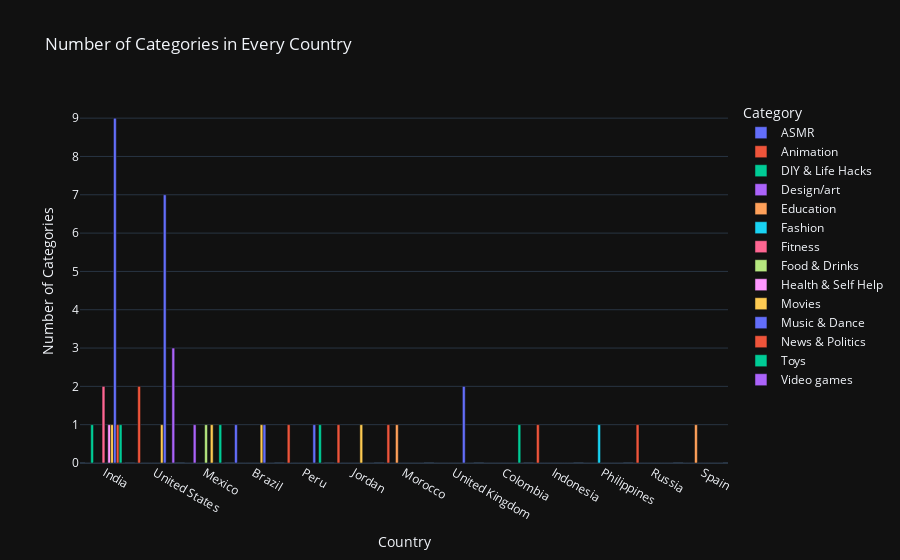

The code cell stored with this chart in its notebook:
### Code cell
import plotly.express as px
# Taking first 100 rows for better visualization
df_100 = df.head(50)
# Group by 'Country' and 'Category', then count the occurrences
grouped_df = df_100.groupby(['Country', 'Category']).size().reset_index(name='counts')

# Pivot the DataFrame to have countries as rows and categories as columns
pivot_df = grouped_df.pivot(index='Country', columns='Category', values='counts').fillna(0)

# Plot using Plotly Express
fig = px.bar(pivot_df, barmode='group', title="Number of Categories in Every Country")

# Update layout for better readability
fig.update_layout(xaxis_title="Country", yaxis_title="Number of Categories", xaxis={'categoryorder':'total descending'})

fig.show()

### Figure 1 — Plotly figure (JSON) as saved in the notebook; plotly's stock layout.template omitted (floating-point values rounded to 4 significant figures)
{"data": [{"alignmentgroup": "True", "hovertemplate": "Category=ASMR<br>Country=%{x}<br>value=%{y}<extra></extra>", "legendgroup": "ASMR", "marker": {"color": "#636efa", "pattern": {"shape": ""}}, "name": "ASMR", "offsetgroup": "ASMR", "orientation": "v", "showlegend": true, "textposition": "auto", "x": ["Brazil", "Colombia", "India", "Indonesia", "Jordan", "Mexico", "Morocco", "Peru", "Philippines", "Russia", "Spain", "United Kingdom", "United States"], "xaxis": "x", "y": [1.0, 0.0, 0.0, 0.0, 0.0, 0.0, 0.0, 0.0, 0.0, 0.0, 0.0, 0.0, 0.0], "yaxis": "y", "type": "bar"}, {"alignmentgroup": "True", "hovertemplate": "Category=Animation<br>Country=%{x}<br>value=%{y}<extra></extra>", "legendgroup": "Animation", "marker": {"color": "#EF553B", "pattern": {"shape": ""}}, "name": "Animation", "offsetgroup": "Animation", "orientation": "v", "showlegend": true, "textposition": "auto", "x": ["Brazil", "Colombia", "India", "Indonesia", "Jordan", "Mexico", "Morocco", "Peru", "Philippines", "Russia", "Spain", "United Kingdom", "United States"], "xaxis": "x", "y": [0.0, 0.0, 0.0, 1.0, 1.0, 0.0, 1.0, 1.0, 0.0, 1.0, 0.0, 0.0, 2.0], "yaxis": "y", "type": "bar"}, {"alignmentgroup": "True", "hovertemplate": "Category=DIY & Life Hacks<br>Country=%{x}<br>value=%{y}<extra></extra>", "legendgroup": "DIY & Life Hacks", "marker": {"color": "#00cc96", "pattern": {"shape": ""}}, "name": "DIY & Life Hacks", "offsetgroup": "DIY & Life Hacks", "orientation": "v", "showlegend": true, "textposition": "auto", "x": ["Brazil", "Colombia", "India", "Indonesia", "Jordan", "Mexico", "Morocco", "Peru", "Philippines", "Russia", "Spain", "United Kingdom", "United States"], "xaxis": "x", "y": [0.0, 0.0, 1.0, 0.0, 0.0, 0.0, 0.0, 0.0, 0.0, 0.0, 0.0, 0.0, 0.0], "yaxis": "y", "type": "bar"}, {"alignmentgroup": "True", "hovertemplate": "Category=Design/art<br>Country=%{x}<br>value=%{y}<extra></extra>", "legendgroup": "Design/art", "marker": {"color": "#ab63fa", "pattern": {"shape": ""}}, "name": "Design/art", "offsetgroup": "Design/art", "orientation": "v", "showlegend": true, "textposition": "auto", "x": ["Brazil", "Colombia", "India", "Indonesia", "Jordan", "Mexico", "Morocco", "Peru", "Philippines", "Russia", "Spain", "United Kingdom", "United States"], "xaxis": "x", "y": [0.0, 0.0, 0.0, 0.0, 0.0, 1.0, 0.0, 0.0, 0.0, 0.0, 0.0, 0.0, 0.0], "yaxis": "y", "type": "bar"}, {"alignmentgroup": "True", "hovertemplate": "Category=Education<br>Country=%{x}<br>value=%{y}<extra></extra>", "legendgroup": "Education", "marker": {"color": "#FFA15A", "pattern": {"shape": ""}}, "name": "Education", "offsetgroup": "Education", "orientation": "v", "showlegend": true, "textposition": "auto", "x": ["Brazil", "Colombia", "India", "Indonesia", "Jordan", "Mexico", "Morocco", "Peru", "Philippines", "Russia", "Spain", "United Kingdom", "United States"], "xaxis": "x", "y": [0.0, 0.0, 0.0, 0.0, 0.0, 0.0, 1.0, 0.0, 0.0, 0.0, 1.0, 0.0, 0.0], "yaxis": "y", "type": "bar"}, {"alignmentgroup": "True", "hovertemplate": "Category=Fashion<br>Country=%{x}<br>value=%{y}<extra></extra>", "legendgroup": "Fashion", "marker": {"color": "#19d3f3", "pattern": {"shape": ""}}, "name": "Fashion", "offsetgroup": "Fashion", "orientation": "v", "showlegend": true, "textposition": "auto", "x": ["Brazil", "Colombia", "India", "Indonesia", "Jordan", "Mexico", "Morocco", "Peru", "Philippines", "Russia", "Spain", "United Kingdom", "United States"], "xaxis": "x", "y": [0.0, 0.0, 0.0, 0.0, 0.0, 0.0, 0.0, 0.0, 1.0, 0.0, 0.0, 0.0, 0.0], "yaxis": "y", "type": "bar"}, {"alignmentgroup": "True", "hovertemplate": "Category=Fitness<br>Country=%{x}<br>value=%{y}<extra></extra>", "legendgroup": "Fitness", "marker": {"color": "#FF6692", "pattern": {"shape": ""}}, "name": "Fitness", "offsetgroup": "Fitness", "orientation": "v", "showlegend": true, "textposition": "auto", "x": ["Brazil", "Colombia", "India", "Indonesia", "Jordan", "Mexico", "Morocco", "Peru", "Philippines", "Russia", "Spain", "United Kingdom", "United States"], "xaxis": "x", "y": [0.0, 0.0, 2.0, 0.0, 0.0, 0.0, 0.0, 0.0, 0.0, 0.0, 0.0, 0.0, 0.0], "yaxis": "y", "type": "bar"}, {"alignmentgroup": "True", "hovertemplate": "Category=Food & Drinks<br>Country=%{x}<br>value=%{y}<extra></extra>", "legendgroup": "Food & Drinks", "marker": {"color": "#B6E880", "pattern": {"shape": ""}}, "name": "Food & Drinks", "offsetgroup": "Food & Drinks", "orientation": "v", "showlegend": true, "textposition": "auto", "x": ["Brazil", "Colombia", "India", "Indonesia", "Jordan", "Mexico", "Morocco", "Peru", "Philippines", "Russia", "Spain", "United Kingdom", "United States"], "xaxis": "x", "y": [0.0, 0.0, 0.0, 0.0, 0.0, 1.0, 0.0, 0.0, 0.0, 0.0, 0.0, 0.0, 0.0], "yaxis": "y", "type": "bar"}, {"alignmentgroup": "True", "hovertemplate": "Category=Health & Self Help<br>Country=%{x}<br>value=%{y}<extra></extra>", "legendgroup": "Health & Self Help", "marker": {"color": "#FF97FF", "pattern": {"shape": ""}}, "name": "Health & Self Help", "offsetgroup": "Health & Self Help", "orientation": "v", "showlegend": true, "textposition": "auto", "x": ["Brazil", "Colombia", "India", "Indonesia", "Jordan", "Mexico", "Morocco", "Peru", "Philippines", "Russia", "Spain", "United Kingdom", "United States"], "xaxis": "x", "y": [0.0, 0.0, 1.0, 0.0, 0.0, 0.0, 0.0, 0.0, 0.0, 0.0, 0.0, 0.0, 0.0], "yaxis": "y", "type": "bar"}, {"alignmentgroup": "True", "hovertemplate": "Category=Movies<br>Country=%{x}<br>value=%{y}<extra></extra>", "legendgroup": "Movies", "marker": {"color": "#FECB52", "pattern": {"shape": ""}}, "name": "Movies", "offsetgroup": "Movies", "orientation": "v", "showlegend": true, "textposition": "auto", "x": ["Brazil", "Colombia", "India", "Indonesia", "Jordan", "Mexico", "Morocco", "Peru", "Philippines", "Russia", "Spain", "United Kingdom", "United States"], "xaxis": "x", "y": [1.0, 0.0, 1.0, 0.0, 1.0, 1.0, 0.0, 0.0, 0.0, 0.0, 0.0, 0.0, 1.0], "yaxis": "y", "type": "bar"}, {"alignmentgroup": "True", "hovertemplate": "Category=Music & Dance<br>Country=%{x}<br>value=%{y}<extra></extra>", "legendgroup": "Music & Dance", "marker": {"color": "#636efa", "pattern": {"shape": ""}}, "name": "Music & Dance", "offsetgroup": "Music & Dance", "orientation": "v", "showlegend": true, "textposition": "auto", "x": ["Brazil", "Colombia", "India", "Indonesia", "Jordan", "Mexico", "Morocco", "Peru", "Philippines", "Russia", "Spain", "United Kingdom", "United States"], "xaxis": "x", "y": [1.0, 0.0, 9.0, 0.0, 0.0, 0.0, 0.0, 1.0, 0.0, 0.0, 0.0, 2.0, 7.0], "yaxis": "y", "type": "bar"}, {"alignmentgroup": "True", "hovertemplate": "Category=News & Politics<br>Country=%{x}<br>value=%{y}<extra></extra>", "legendgroup": "News & Politics", "marker": {"color": "#EF553B", "pattern": {"shape": ""}}, "name": "News & Politics", "offsetgroup": "News & Politics", "orientation": "v", "showlegend": true, "textposition": "auto", "x": ["Brazil", "Colombia", "India", "Indonesia", "Jordan", "Mexico", "Morocco", "Peru", "Philippines", "Russia", "Spain", "United Kingdom", "United States"], "xaxis": "x", "y": [0.0, 0.0, 1.0, 0.0, 0.0, 0.0, 0.0, 0.0, 0.0, 0.0, 0.0, 0.0, 0.0], "yaxis": "y", "type": "bar"}, {"alignmentgroup": "True", "hovertemplate": "Category=Toys<br>Country=%{x}<br>value=%{y}<extra></extra>", "legendgroup": "Toys", "marker": {"color": "#00cc96", "pattern": {"shape": ""}}, "name": "Toys", "offsetgroup": "Toys", "orientation": "v", "showlegend": true, "textposition": "auto", "x": ["Brazil", "Colombia", "India", "Indonesia", "Jordan", "Mexico", "Morocco", "Peru", "Philippines", "Russia", "Spain", "United Kingdom", "United States"], "xaxis": "x", "y": [0.0, 1.0, 1.0, 0.0, 0.0, 1.0, 0.0, 1.0, 0.0, 0.0, 0.0, 0.0, 0.0], "yaxis": "y", "type": "bar"}, {"alignmentgroup": "True", "hovertemplate": "Category=Video games<br>Country=%{x}<br>value=%{y}<extra></extra>", "legendgroup": "Video games", "marker": {"color": "#ab63fa", "pattern": {"shape": ""}}, "name": "Video games", "offsetgroup": "Video games", "orientation": "v", "showlegend": true, "textposition": "auto", "x": ["Brazil", "Colombia", "India", "Indonesia", "Jordan", "Mexico", "Morocco", "Peru", "Philippines", "Russia", "Spain", "United Kingdom", "United States"], "xaxis": "x", "y": [0.0, 0.0, 0.0, 0.0, 0.0, 0.0, 0.0, 0.0, 0.0, 0.0, 0.0, 0.0, 3.0], "yaxis": "y", "type": "bar"}], "layout": {"xaxis": {"anchor": "y", "domain": [0.0, 1.0], "title": {"text": "Country"}, "categoryorder": "total descending"}, "yaxis": {"anchor": "x", "domain": [0.0, 1.0], "title": {"text": "Number of Categories"}}, "legend": {"title": {"text": "Category"}, "tracegroupgap": 0}, "title": {"text": "Number of Categories in Every Country"}, "barmode": "group"}}
